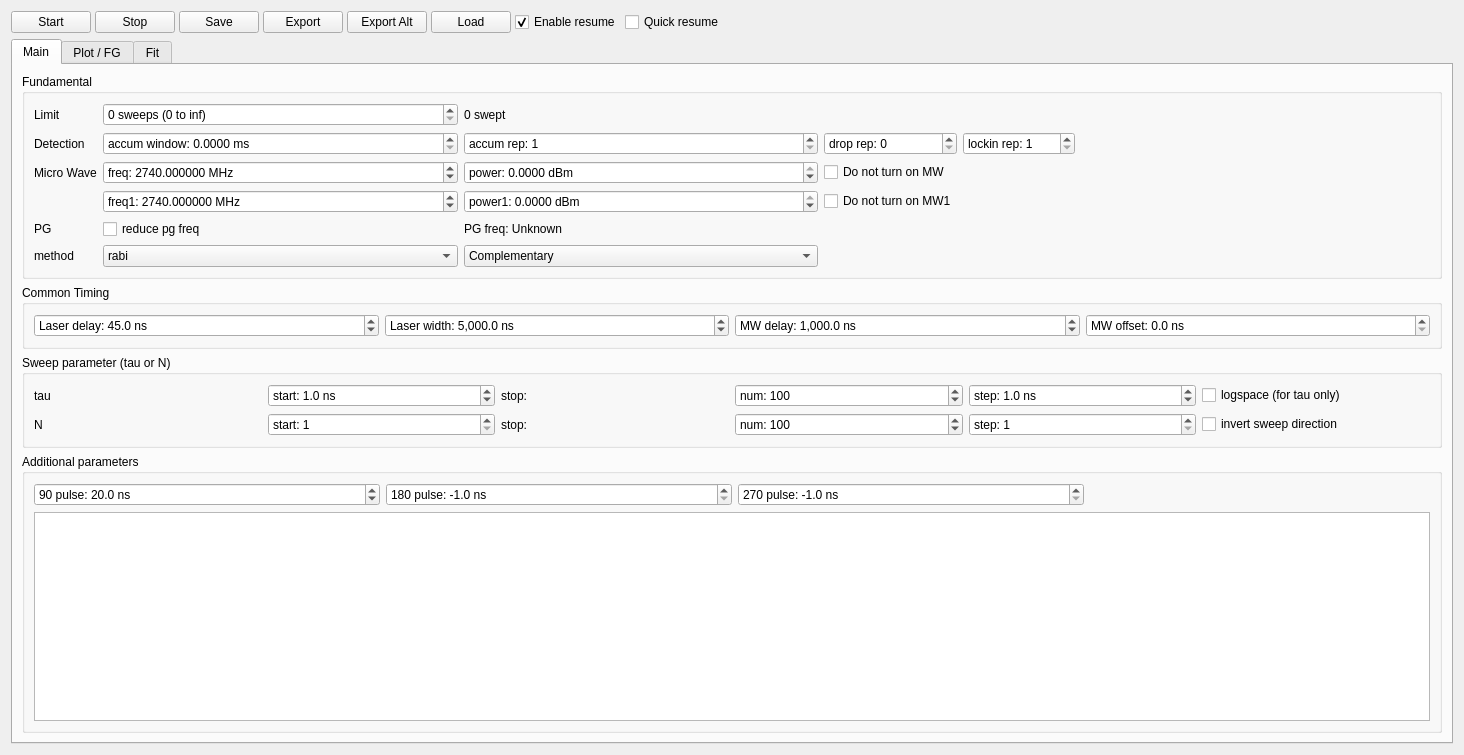
<?xml version="1.0" encoding="UTF-8"?>
<ui version="4.0">
 <class>SPODMR</class>
 <widget class="QWidget" name="SPODMR">
  <property name="geometry">
   <rect>
    <x>0</x>
    <y>0</y>
    <width>1464</width>
    <height>755</height>
   </rect>
  </property>
  <property name="windowTitle">
   <string>Form</string>
  </property>
  <layout class="QHBoxLayout" name="horizontalLayout_2">
   <item>
    <layout class="QVBoxLayout" name="verticalLayout_3">
     <item>
      <layout class="QHBoxLayout" name="horizontalLayout">
       <property name="spacing">
        <number>4</number>
       </property>
       <item>
        <widget class="QPushButton" name="startButton">
         <property name="text">
          <string>Start</string>
         </property>
        </widget>
       </item>
       <item>
        <widget class="QPushButton" name="stopButton">
         <property name="text">
          <string>Stop</string>
         </property>
        </widget>
       </item>
       <item>
        <widget class="QPushButton" name="saveButton">
         <property name="text">
          <string>Save</string>
         </property>
        </widget>
       </item>
       <item>
        <widget class="QPushButton" name="exportButton">
         <property name="text">
          <string>Export</string>
         </property>
        </widget>
       </item>
       <item>
        <widget class="QPushButton" name="exportaltButton">
         <property name="text">
          <string>Export Alt</string>
         </property>
        </widget>
       </item>
       <item>
        <widget class="QPushButton" name="loadButton">
         <property name="text">
          <string>Load</string>
         </property>
        </widget>
       </item>
       <item>
        <widget class="QCheckBox" name="enableresumeBox">
         <property name="text">
          <string>Enable resume</string>
         </property>
         <property name="checked">
          <bool>true</bool>
         </property>
        </widget>
       </item>
       <item>
        <widget class="QCheckBox" name="quickresumeBox">
         <property name="text">
          <string>Quick resume</string>
         </property>
        </widget>
       </item>
       <item>
        <spacer name="horizontalSpacer">
         <property name="orientation">
          <enum>Qt::Horizontal</enum>
         </property>
         <property name="sizeHint" stdset="0">
          <size>
           <width>40</width>
           <height>20</height>
          </size>
         </property>
        </spacer>
       </item>
      </layout>
     </item>
     <item>
      <widget class="QTabWidget" name="tabWidget">
       <property name="sizePolicy">
        <sizepolicy hsizetype="Preferred" vsizetype="Expanding">
         <horstretch>0</horstretch>
         <verstretch>0</verstretch>
        </sizepolicy>
       </property>
       <property name="accessibleName">
        <string/>
       </property>
       <property name="tabShape">
        <enum>QTabWidget::Rounded</enum>
       </property>
       <property name="currentIndex">
        <number>0</number>
       </property>
       <widget class="QWidget" name="mainTab">
        <attribute name="title">
         <string>Main</string>
        </attribute>
        <layout class="QVBoxLayout" name="verticalLayout">
         <item>
          <widget class="QGroupBox" name="groupBox_2">
           <property name="title">
            <string>Fundamental</string>
           </property>
           <layout class="QGridLayout" name="gridLayout_2">
            <item row="1" column="0">
             <widget class="QLabel" name="label">
              <property name="text">
               <string>Detection</string>
              </property>
             </widget>
            </item>
            <item row="5" column="2">
             <widget class="QComboBox" name="partialBox">
              <property name="sizePolicy">
               <sizepolicy hsizetype="MinimumExpanding" vsizetype="Fixed">
                <horstretch>0</horstretch>
                <verstretch>0</verstretch>
               </sizepolicy>
              </property>
              <item>
               <property name="text">
                <string>Complementary</string>
               </property>
              </item>
              <item>
               <property name="text">
                <string>Pattern 0 only</string>
               </property>
              </item>
              <item>
               <property name="text">
                <string>Pattern 1 only</string>
               </property>
              </item>
              <item>
               <property name="text">
                <string>Lockin</string>
               </property>
              </item>
             </widget>
            </item>
            <item row="2" column="3">
             <widget class="QCheckBox" name="nomwBox">
              <property name="text">
               <string>Do not turn on MW</string>
              </property>
             </widget>
            </item>
            <item row="4" column="1">
             <widget class="QCheckBox" name="reduceBox">
              <property name="text">
               <string>reduce pg freq</string>
              </property>
             </widget>
            </item>
            <item row="0" column="1">
             <widget class="QSpinBox" name="sweepsBox">
              <property name="enabled">
               <bool>true</bool>
              </property>
              <property name="sizePolicy">
               <sizepolicy hsizetype="MinimumExpanding" vsizetype="Fixed">
                <horstretch>0</horstretch>
                <verstretch>0</verstretch>
               </sizepolicy>
              </property>
              <property name="suffix">
               <string> sweeps (0 to inf)</string>
              </property>
              <property name="prefix">
               <string/>
              </property>
              <property name="minimum">
               <number>0</number>
              </property>
              <property name="maximum">
               <number>999999999</number>
              </property>
              <property name="value">
               <number>0</number>
              </property>
             </widget>
            </item>
            <item row="4" column="2">
             <widget class="QLabel" name="pgfreqLabel">
              <property name="text">
               <string>PG freq: Unknown</string>
              </property>
             </widget>
            </item>
            <item row="5" column="1">
             <widget class="QComboBox" name="methodBox">
              <item>
               <property name="text">
                <string>rabi</string>
               </property>
              </item>
             </widget>
            </item>
            <item row="2" column="2">
             <widget class="QDoubleSpinBox" name="powerBox">
              <property name="sizePolicy">
               <sizepolicy hsizetype="MinimumExpanding" vsizetype="Fixed">
                <horstretch>0</horstretch>
                <verstretch>0</verstretch>
               </sizepolicy>
              </property>
              <property name="prefix">
               <string>power: </string>
              </property>
              <property name="suffix">
               <string> dBm</string>
              </property>
              <property name="decimals">
               <number>4</number>
              </property>
              <property name="minimum">
               <double>-65.000000000000000</double>
              </property>
              <property name="maximum">
               <double>0.000000000000000</double>
              </property>
              <property name="value">
               <double>0.000000000000000</double>
              </property>
             </widget>
            </item>
            <item row="2" column="1">
             <widget class="QDoubleSpinBox" name="freqBox">
              <property name="sizePolicy">
               <sizepolicy hsizetype="MinimumExpanding" vsizetype="Fixed">
                <horstretch>0</horstretch>
                <verstretch>0</verstretch>
               </sizepolicy>
              </property>
              <property name="prefix">
               <string>freq: </string>
              </property>
              <property name="suffix">
               <string> MHz</string>
              </property>
              <property name="decimals">
               <number>6</number>
              </property>
              <property name="minimum">
               <double>1.000000000000000</double>
              </property>
              <property name="maximum">
               <double>3000.000000000000000</double>
              </property>
              <property name="singleStep">
               <double>10.000000000000000</double>
              </property>
              <property name="value">
               <double>2740.000000000000000</double>
              </property>
             </widget>
            </item>
            <item row="1" column="1">
             <widget class="QDoubleSpinBox" name="accumwindowBox">
              <property name="prefix">
               <string>accum window: </string>
              </property>
              <property name="suffix">
               <string> ms</string>
              </property>
              <property name="decimals">
               <number>4</number>
              </property>
             </widget>
            </item>
            <item row="5" column="0">
             <widget class="QLabel" name="label_5">
              <property name="text">
               <string>method</string>
              </property>
             </widget>
            </item>
            <item row="3" column="1">
             <widget class="QDoubleSpinBox" name="freq1Box">
              <property name="prefix">
               <string>freq1: </string>
              </property>
              <property name="suffix">
               <string> MHz</string>
              </property>
              <property name="decimals">
               <number>6</number>
              </property>
              <property name="maximum">
               <double>3000.000000000000000</double>
              </property>
              <property name="singleStep">
               <double>10.000000000000000</double>
              </property>
              <property name="value">
               <double>2740.000000000000000</double>
              </property>
             </widget>
            </item>
            <item row="3" column="3">
             <widget class="QCheckBox" name="nomw1Box">
              <property name="text">
               <string>Do not turn on MW1</string>
              </property>
             </widget>
            </item>
            <item row="0" column="2">
             <widget class="QLabel" name="sweptLabel">
              <property name="text">
               <string>0 swept</string>
              </property>
             </widget>
            </item>
            <item row="2" column="0">
             <widget class="QLabel" name="label_6">
              <property name="text">
               <string>Micro Wave</string>
              </property>
             </widget>
            </item>
            <item row="4" column="0">
             <widget class="QLabel" name="label_10">
              <property name="text">
               <string>PG</string>
              </property>
             </widget>
            </item>
            <item row="1" column="4">
             <widget class="QSpinBox" name="lockinrepBox">
              <property name="prefix">
               <string>lockin rep: </string>
              </property>
              <property name="minimum">
               <number>1</number>
              </property>
              <property name="maximum">
               <number>9999</number>
              </property>
             </widget>
            </item>
            <item row="1" column="5">
             <spacer name="horizontalSpacer_10">
              <property name="orientation">
               <enum>Qt::Horizontal</enum>
              </property>
              <property name="sizeHint" stdset="0">
               <size>
                <width>40</width>
                <height>20</height>
               </size>
              </property>
             </spacer>
            </item>
            <item row="3" column="2">
             <widget class="QDoubleSpinBox" name="power1Box">
              <property name="prefix">
               <string>power1: </string>
              </property>
              <property name="suffix">
               <string> dBm</string>
              </property>
              <property name="decimals">
               <number>4</number>
              </property>
              <property name="minimum">
               <double>-65.000000000000000</double>
              </property>
              <property name="maximum">
               <double>0.000000000000000</double>
              </property>
             </widget>
            </item>
            <item row="1" column="2">
             <widget class="QSpinBox" name="accumrepBox">
              <property name="prefix">
               <string>accum rep: </string>
              </property>
              <property name="minimum">
               <number>1</number>
              </property>
              <property name="maximum">
               <number>1000</number>
              </property>
             </widget>
            </item>
            <item row="0" column="0">
             <widget class="QLabel" name="label_12">
              <property name="text">
               <string>Limit</string>
              </property>
             </widget>
            </item>
            <item row="1" column="3">
             <widget class="QSpinBox" name="droprepBox">
              <property name="prefix">
               <string>drop rep: </string>
              </property>
             </widget>
            </item>
           </layout>
          </widget>
         </item>
         <item>
          <widget class="QGroupBox" name="groupBox">
           <property name="title">
            <string>Common Timing</string>
           </property>
           <layout class="QGridLayout" name="gridLayout_6">
            <item row="0" column="3">
             <widget class="QDoubleSpinBox" name="moffsetBox">
              <property name="toolTip">
               <string>Local (per unit pattern) offset for all MW channels</string>
              </property>
              <property name="showGroupSeparator" stdset="0">
               <bool>true</bool>
              </property>
              <property name="prefix">
               <string>MW offset: </string>
              </property>
              <property name="suffix">
               <string> ns</string>
              </property>
              <property name="decimals">
               <number>1</number>
              </property>
              <property name="maximum">
               <double>999999999.000000000000000</double>
              </property>
              <property name="singleStep">
               <double>0.500000000000000</double>
              </property>
             </widget>
            </item>
            <item row="0" column="0">
             <widget class="QDoubleSpinBox" name="ldelayBox">
              <property name="toolTip">
               <string>Delay between MW pattern end and laser pulse start</string>
              </property>
              <property name="showGroupSeparator" stdset="0">
               <bool>true</bool>
              </property>
              <property name="prefix">
               <string>Laser delay: </string>
              </property>
              <property name="suffix">
               <string> ns</string>
              </property>
              <property name="decimals">
               <number>1</number>
              </property>
              <property name="maximum">
               <double>999999999.000000000000000</double>
              </property>
              <property name="singleStep">
               <double>0.500000000000000</double>
              </property>
              <property name="value">
               <double>45.000000000000000</double>
              </property>
             </widget>
            </item>
            <item row="0" column="2">
             <widget class="QDoubleSpinBox" name="mdelayBox">
              <property name="toolTip">
               <string>Delay between laser pulse end and MW pattern start</string>
              </property>
              <property name="showGroupSeparator" stdset="0">
               <bool>true</bool>
              </property>
              <property name="prefix">
               <string>MW delay: </string>
              </property>
              <property name="suffix">
               <string> ns</string>
              </property>
              <property name="decimals">
               <number>1</number>
              </property>
              <property name="maximum">
               <double>999999999.000000000000000</double>
              </property>
              <property name="singleStep">
               <double>0.500000000000000</double>
              </property>
              <property name="value">
               <double>1000.000000000000000</double>
              </property>
             </widget>
            </item>
            <item row="0" column="1">
             <widget class="QDoubleSpinBox" name="lwidthBox">
              <property name="showGroupSeparator" stdset="0">
               <bool>true</bool>
              </property>
              <property name="prefix">
               <string>Laser width: </string>
              </property>
              <property name="suffix">
               <string> ns</string>
              </property>
              <property name="decimals">
               <number>1</number>
              </property>
              <property name="maximum">
               <double>999999999.000000000000000</double>
              </property>
              <property name="singleStep">
               <double>0.500000000000000</double>
              </property>
              <property name="value">
               <double>5000.000000000000000</double>
              </property>
             </widget>
            </item>
           </layout>
          </widget>
         </item>
         <item>
          <widget class="QGroupBox" name="groupBox_5">
           <property name="title">
            <string>Sweep parameter (tau or N)</string>
           </property>
           <layout class="QGridLayout" name="gridLayout_3">
            <item row="1" column="1">
             <widget class="QSpinBox" name="NstartBox">
              <property name="showGroupSeparator" stdset="0">
               <bool>true</bool>
              </property>
              <property name="suffix">
               <string/>
              </property>
              <property name="prefix">
               <string>start: </string>
              </property>
              <property name="minimum">
               <number>1</number>
              </property>
              <property name="maximum">
               <number>9999999</number>
              </property>
             </widget>
            </item>
            <item row="0" column="2">
             <widget class="QLabel" name="stopLabel">
              <property name="text">
               <string>stop:</string>
              </property>
              <property name="alignment">
               <set>Qt::AlignLeading|Qt::AlignLeft|Qt::AlignVCenter</set>
              </property>
             </widget>
            </item>
            <item row="0" column="5">
             <widget class="QCheckBox" name="logBox">
              <property name="text">
               <string>logspace (for tau only)</string>
              </property>
             </widget>
            </item>
            <item row="1" column="2">
             <widget class="QLabel" name="NstopLabel">
              <property name="text">
               <string>stop:</string>
              </property>
              <property name="alignment">
               <set>Qt::AlignLeading|Qt::AlignLeft|Qt::AlignVCenter</set>
              </property>
             </widget>
            </item>
            <item row="0" column="3">
             <widget class="QSpinBox" name="numBox">
              <property name="showGroupSeparator" stdset="0">
               <bool>true</bool>
              </property>
              <property name="suffix">
               <string/>
              </property>
              <property name="prefix">
               <string>num: </string>
              </property>
              <property name="minimum">
               <number>1</number>
              </property>
              <property name="maximum">
               <number>999999999</number>
              </property>
              <property name="value">
               <number>100</number>
              </property>
             </widget>
            </item>
            <item row="0" column="1">
             <widget class="QDoubleSpinBox" name="startBox">
              <property name="showGroupSeparator" stdset="0">
               <bool>true</bool>
              </property>
              <property name="prefix">
               <string>start: </string>
              </property>
              <property name="suffix">
               <string> ns</string>
              </property>
              <property name="decimals">
               <number>1</number>
              </property>
              <property name="maximum">
               <double>100000000.000000000000000</double>
              </property>
              <property name="singleStep">
               <double>0.500000000000000</double>
              </property>
              <property name="value">
               <double>1.000000000000000</double>
              </property>
             </widget>
            </item>
            <item row="1" column="4">
             <widget class="QSpinBox" name="NstepBox">
              <property name="showGroupSeparator" stdset="0">
               <bool>true</bool>
              </property>
              <property name="suffix">
               <string/>
              </property>
              <property name="prefix">
               <string>step: </string>
              </property>
              <property name="minimum">
               <number>1</number>
              </property>
              <property name="maximum">
               <number>9999999</number>
              </property>
              <property name="value">
               <number>1</number>
              </property>
             </widget>
            </item>
            <item row="0" column="4">
             <widget class="QDoubleSpinBox" name="stepBox">
              <property name="showGroupSeparator" stdset="0">
               <bool>true</bool>
              </property>
              <property name="prefix">
               <string>step: </string>
              </property>
              <property name="suffix">
               <string> ns</string>
              </property>
              <property name="decimals">
               <number>1</number>
              </property>
              <property name="maximum">
               <double>100000000.000000000000000</double>
              </property>
              <property name="singleStep">
               <double>0.500000000000000</double>
              </property>
              <property name="value">
               <double>1.000000000000000</double>
              </property>
             </widget>
            </item>
            <item row="1" column="3">
             <widget class="QSpinBox" name="NnumBox">
              <property name="showGroupSeparator" stdset="0">
               <bool>true</bool>
              </property>
              <property name="suffix">
               <string/>
              </property>
              <property name="prefix">
               <string>num: </string>
              </property>
              <property name="minimum">
               <number>2</number>
              </property>
              <property name="maximum">
               <number>999999999</number>
              </property>
              <property name="value">
               <number>100</number>
              </property>
             </widget>
            </item>
            <item row="0" column="0">
             <widget class="QLabel" name="label_9">
              <property name="text">
               <string>tau</string>
              </property>
             </widget>
            </item>
            <item row="1" column="5">
             <widget class="QCheckBox" name="invertsweepBox">
              <property name="text">
               <string>invert sweep direction</string>
              </property>
             </widget>
            </item>
            <item row="1" column="0">
             <widget class="QLabel" name="label_4">
              <property name="text">
               <string>N</string>
              </property>
             </widget>
            </item>
           </layout>
          </widget>
         </item>
         <item>
          <widget class="QGroupBox" name="groupBox_4">
           <property name="title">
            <string>Additional parameters</string>
           </property>
           <layout class="QVBoxLayout" name="verticalLayout_4">
            <item>
             <layout class="QHBoxLayout" name="horizontalLayout_3">
              <item>
               <widget class="QDoubleSpinBox" name="t90pulseBox">
                <property name="sizePolicy">
                 <sizepolicy hsizetype="MinimumExpanding" vsizetype="Fixed">
                  <horstretch>0</horstretch>
                  <verstretch>0</verstretch>
                 </sizepolicy>
                </property>
                <property name="showGroupSeparator" stdset="0">
                 <bool>true</bool>
                </property>
                <property name="prefix">
                 <string>90 pulse: </string>
                </property>
                <property name="suffix">
                 <string> ns</string>
                </property>
                <property name="decimals">
                 <number>1</number>
                </property>
                <property name="maximum">
                 <double>10000.000000000000000</double>
                </property>
                <property name="value">
                 <double>20.000000000000000</double>
                </property>
               </widget>
              </item>
              <item>
               <widget class="QDoubleSpinBox" name="t180pulseBox">
                <property name="sizePolicy">
                 <sizepolicy hsizetype="MinimumExpanding" vsizetype="Fixed">
                  <horstretch>0</horstretch>
                  <verstretch>0</verstretch>
                 </sizepolicy>
                </property>
                <property name="toolTip">
                 <string>negative value implies 90 pulse x 2</string>
                </property>
                <property name="showGroupSeparator" stdset="0">
                 <bool>true</bool>
                </property>
                <property name="prefix">
                 <string>180 pulse: </string>
                </property>
                <property name="suffix">
                 <string> ns</string>
                </property>
                <property name="decimals">
                 <number>1</number>
                </property>
                <property name="minimum">
                 <double>-1.000000000000000</double>
                </property>
                <property name="maximum">
                 <double>10000.000000000000000</double>
                </property>
                <property name="value">
                 <double>-1.000000000000000</double>
                </property>
               </widget>
              </item>
              <item>
               <widget class="QDoubleSpinBox" name="t270pulseBox">
                <property name="sizePolicy">
                 <sizepolicy hsizetype="MinimumExpanding" vsizetype="Fixed">
                  <horstretch>0</horstretch>
                  <verstretch>0</verstretch>
                 </sizepolicy>
                </property>
                <property name="toolTip">
                 <string>negative value implies 90 pulse x 3</string>
                </property>
                <property name="showGroupSeparator" stdset="0">
                 <bool>true</bool>
                </property>
                <property name="prefix">
                 <string>270 pulse: </string>
                </property>
                <property name="suffix">
                 <string> ns</string>
                </property>
                <property name="decimals">
                 <number>1</number>
                </property>
                <property name="minimum">
                 <double>-1.000000000000000</double>
                </property>
                <property name="maximum">
                 <double>10000.000000000000000</double>
                </property>
                <property name="value">
                 <double>-1.000000000000000</double>
                </property>
               </widget>
              </item>
              <item>
               <spacer name="horizontalSpacer_5">
                <property name="orientation">
                 <enum>Qt::Horizontal</enum>
                </property>
                <property name="sizeHint" stdset="0">
                 <size>
                  <width>40</width>
                  <height>20</height>
                 </size>
                </property>
               </spacer>
              </item>
             </layout>
            </item>
            <item>
             <widget class="ParamTable" name="paramTable"/>
            </item>
           </layout>
          </widget>
         </item>
        </layout>
       </widget>
       <widget class="QWidget" name="extraTab">
        <attribute name="title">
         <string>Plot / FG</string>
        </attribute>
        <layout class="QVBoxLayout" name="verticalLayout_2">
         <item>
          <widget class="QGroupBox" name="groupBox_3">
           <property name="title">
            <string>Plot</string>
           </property>
           <layout class="QGridLayout" name="gridLayout">
            <item row="0" column="0">
             <widget class="QCheckBox" name="plotenableBox">
              <property name="text">
               <string>enable edit</string>
              </property>
             </widget>
            </item>
            <item row="1" column="4">
             <spacer name="horizontalSpacer_4">
              <property name="orientation">
               <enum>Qt::Horizontal</enum>
              </property>
              <property name="sizeHint" stdset="0">
               <size>
                <width>40</width>
                <height>20</height>
               </size>
              </property>
             </spacer>
            </item>
            <item row="1" column="2">
             <widget class="QLabel" name="label_2">
              <property name="text">
               <string>tau mode (x axis)</string>
              </property>
             </widget>
            </item>
            <item row="3" column="0">
             <widget class="QLabel" name="label_14">
              <property name="text">
               <string>transform</string>
              </property>
             </widget>
            </item>
            <item row="1" column="1">
             <widget class="QComboBox" name="plotmodeBox">
              <property name="sizePolicy">
               <sizepolicy hsizetype="MinimumExpanding" vsizetype="Fixed">
                <horstretch>0</horstretch>
                <verstretch>0</verstretch>
               </sizepolicy>
              </property>
              <item>
               <property name="text">
                <string>data01</string>
               </property>
              </item>
              <item>
               <property name="text">
                <string>data0</string>
               </property>
              </item>
              <item>
               <property name="text">
                <string>data1</string>
               </property>
              </item>
              <item>
               <property name="text">
                <string>diff</string>
               </property>
              </item>
              <item>
               <property name="text">
                <string>average</string>
               </property>
              </item>
              <item>
               <property name="text">
                <string>normalize-data0</string>
               </property>
              </item>
              <item>
               <property name="text">
                <string>normalize-data1</string>
               </property>
              </item>
              <item>
               <property name="text">
                <string>normalize</string>
               </property>
              </item>
              <item>
               <property name="text">
                <string>normalize1</string>
               </property>
              </item>
              <item>
               <property name="text">
                <string>concatenate</string>
               </property>
              </item>
             </widget>
            </item>
            <item row="2" column="3">
             <widget class="QComboBox" name="complexBox">
              <item>
               <property name="text">
                <string>real</string>
               </property>
              </item>
              <item>
               <property name="text">
                <string>imag</string>
               </property>
              </item>
              <item>
               <property name="text">
                <string>abs</string>
               </property>
              </item>
              <item>
               <property name="text">
                <string>angle</string>
               </property>
              </item>
             </widget>
            </item>
            <item row="3" column="1">
             <widget class="QCheckBox" name="logXBox">
              <property name="text">
               <string>log X</string>
              </property>
             </widget>
            </item>
            <item row="2" column="1">
             <widget class="SpinBox" name="offsetBox">
              <property name="prefix">
               <string>offset: </string>
              </property>
             </widget>
            </item>
            <item row="1" column="3">
             <widget class="QComboBox" name="taumodeBox">
              <property name="sizePolicy">
               <sizepolicy hsizetype="MinimumExpanding" vsizetype="Fixed">
                <horstretch>0</horstretch>
                <verstretch>0</verstretch>
               </sizepolicy>
              </property>
              <item>
               <property name="text">
                <string>raw</string>
               </property>
              </item>
              <item>
               <property name="text">
                <string>total</string>
               </property>
              </item>
              <item>
               <property name="text">
                <string>freq</string>
               </property>
              </item>
              <item>
               <property name="text">
                <string>index</string>
               </property>
              </item>
             </widget>
            </item>
            <item row="1" column="0">
             <widget class="QLabel" name="label_8">
              <property name="text">
               <string>mode</string>
              </property>
             </widget>
            </item>
            <item row="2" column="2">
             <widget class="QLabel" name="label_7">
              <property name="text">
               <string>Complex conv</string>
              </property>
             </widget>
            </item>
            <item row="3" column="3">
             <widget class="QCheckBox" name="flipYBox">
              <property name="text">
               <string>flip Y</string>
              </property>
             </widget>
            </item>
            <item row="2" column="0">
             <widget class="QCheckBox" name="normalizeBox">
              <property name="text">
               <string>normalize</string>
              </property>
              <property name="checked">
               <bool>true</bool>
              </property>
             </widget>
            </item>
            <item row="3" column="2">
             <widget class="QCheckBox" name="logYBox">
              <property name="text">
               <string>log Y</string>
              </property>
             </widget>
            </item>
           </layout>
          </widget>
         </item>
         <item>
          <widget class="QGroupBox" name="fgGroupBox">
           <property name="enabled">
            <bool>true</bool>
           </property>
           <property name="title">
            <string>Function Generator</string>
           </property>
           <layout class="QVBoxLayout" name="verticalLayout_5">
            <item>
             <layout class="QHBoxLayout" name="horizontalLayout_8">
              <item>
               <widget class="QRadioButton" name="fg_disableButton">
                <property name="text">
                 <string>Disable</string>
                </property>
               </widget>
              </item>
              <item>
               <widget class="QRadioButton" name="fg_cwButton">
                <property name="text">
                 <string>CW</string>
                </property>
               </widget>
              </item>
              <item>
               <widget class="QRadioButton" name="fg_gateButton">
                <property name="text">
                 <string>Gate</string>
                </property>
               </widget>
              </item>
              <item>
               <spacer name="horizontalSpacer_8">
                <property name="orientation">
                 <enum>Qt::Horizontal</enum>
                </property>
                <property name="sizeHint" stdset="0">
                 <size>
                  <width>40</width>
                  <height>20</height>
                 </size>
                </property>
               </spacer>
              </item>
             </layout>
            </item>
            <item>
             <layout class="QHBoxLayout" name="horizontalLayout_9">
              <item>
               <widget class="QComboBox" name="fg_waveBox">
                <property name="minimumSize">
                 <size>
                  <width>80</width>
                  <height>0</height>
                 </size>
                </property>
                <item>
                 <property name="text">
                  <string>Sinusoid</string>
                 </property>
                </item>
                <item>
                 <property name="text">
                  <string>Square</string>
                 </property>
                </item>
               </widget>
              </item>
              <item>
               <widget class="QDoubleSpinBox" name="fg_amplBox">
                <property name="sizePolicy">
                 <sizepolicy hsizetype="Minimum" vsizetype="Fixed">
                  <horstretch>0</horstretch>
                  <verstretch>0</verstretch>
                 </sizepolicy>
                </property>
                <property name="minimumSize">
                 <size>
                  <width>150</width>
                  <height>0</height>
                 </size>
                </property>
                <property name="prefix">
                 <string>amplitude: </string>
                </property>
                <property name="suffix">
                 <string> Vpp</string>
                </property>
                <property name="decimals">
                 <number>4</number>
                </property>
                <property name="minimum">
                 <double>0.000000000000000</double>
                </property>
                <property name="maximum">
                 <double>20.000000000000000</double>
                </property>
                <property name="singleStep">
                 <double>0.100000000000000</double>
                </property>
                <property name="value">
                 <double>0.000000000000000</double>
                </property>
               </widget>
              </item>
              <item>
               <widget class="QDoubleSpinBox" name="fg_phaseBox">
                <property name="minimumSize">
                 <size>
                  <width>150</width>
                  <height>0</height>
                 </size>
                </property>
                <property name="prefix">
                 <string>phase: </string>
                </property>
                <property name="suffix">
                 <string> deg</string>
                </property>
                <property name="decimals">
                 <number>4</number>
                </property>
                <property name="minimum">
                 <double>0.000000000000000</double>
                </property>
                <property name="maximum">
                 <double>360.000000000000000</double>
                </property>
                <property name="singleStep">
                 <double>0.100000000000000</double>
                </property>
                <property name="value">
                 <double>0.000000000000000</double>
                </property>
               </widget>
              </item>
              <item>
               <spacer name="horizontalSpacer_9">
                <property name="orientation">
                 <enum>Qt::Horizontal</enum>
                </property>
                <property name="sizeHint" stdset="0">
                 <size>
                  <width>40</width>
                  <height>20</height>
                 </size>
                </property>
               </spacer>
              </item>
             </layout>
            </item>
            <item>
             <layout class="QHBoxLayout" name="horizontalLayout_13">
              <item>
               <widget class="QDoubleSpinBox" name="fg_freqBox">
                <property name="minimumSize">
                 <size>
                  <width>150</width>
                  <height>0</height>
                 </size>
                </property>
                <property name="prefix">
                 <string>freq: </string>
                </property>
                <property name="suffix">
                 <string> kHz</string>
                </property>
                <property name="decimals">
                 <number>9</number>
                </property>
                <property name="minimum">
                 <double>0.000001000000000</double>
                </property>
                <property name="maximum">
                 <double>200.000000000000000</double>
                </property>
                <property name="singleStep">
                 <double>1.000000000000000</double>
                </property>
                <property name="value">
                 <double>1.000000000000000</double>
                </property>
               </widget>
              </item>
              <item>
               <spacer name="horizontalSpacer_12">
                <property name="orientation">
                 <enum>Qt::Horizontal</enum>
                </property>
                <property name="sizeHint" stdset="0">
                 <size>
                  <width>40</width>
                  <height>20</height>
                 </size>
                </property>
               </spacer>
              </item>
             </layout>
            </item>
           </layout>
          </widget>
         </item>
         <item>
          <spacer name="verticalSpacer">
           <property name="orientation">
            <enum>Qt::Vertical</enum>
           </property>
           <property name="sizeHint" stdset="0">
            <size>
             <width>20</width>
             <height>40</height>
            </size>
           </property>
          </spacer>
         </item>
        </layout>
       </widget>
       <widget class="QWidget" name="fiTab">
        <attribute name="title">
         <string>Fit</string>
        </attribute>
       </widget>
      </widget>
     </item>
    </layout>
   </item>
  </layout>
 </widget>
 <customwidgets>
  <customwidget>
   <class>ParamTable</class>
   <extends>QTableWidget</extends>
   <header>mahos.gui.param</header>
  </customwidget>
  <customwidget>
   <class>SpinBox</class>
   <extends>QDoubleSpinBox</extends>
   <header>pyqtgraph</header>
  </customwidget>
 </customwidgets>
 <tabstops>
  <tabstop>startButton</tabstop>
  <tabstop>stopButton</tabstop>
  <tabstop>saveButton</tabstop>
  <tabstop>exportButton</tabstop>
  <tabstop>exportaltButton</tabstop>
  <tabstop>loadButton</tabstop>
  <tabstop>enableresumeBox</tabstop>
  <tabstop>quickresumeBox</tabstop>
  <tabstop>tabWidget</tabstop>
  <tabstop>sweepsBox</tabstop>
  <tabstop>accumwindowBox</tabstop>
  <tabstop>accumrepBox</tabstop>
  <tabstop>droprepBox</tabstop>
  <tabstop>lockinrepBox</tabstop>
  <tabstop>freqBox</tabstop>
  <tabstop>powerBox</tabstop>
  <tabstop>nomwBox</tabstop>
  <tabstop>freq1Box</tabstop>
  <tabstop>power1Box</tabstop>
  <tabstop>nomw1Box</tabstop>
  <tabstop>reduceBox</tabstop>
  <tabstop>methodBox</tabstop>
  <tabstop>partialBox</tabstop>
  <tabstop>ldelayBox</tabstop>
  <tabstop>lwidthBox</tabstop>
  <tabstop>mdelayBox</tabstop>
  <tabstop>moffsetBox</tabstop>
  <tabstop>startBox</tabstop>
  <tabstop>numBox</tabstop>
  <tabstop>stepBox</tabstop>
  <tabstop>logBox</tabstop>
  <tabstop>NstartBox</tabstop>
  <tabstop>NnumBox</tabstop>
  <tabstop>NstepBox</tabstop>
  <tabstop>invertsweepBox</tabstop>
  <tabstop>t90pulseBox</tabstop>
  <tabstop>t180pulseBox</tabstop>
  <tabstop>t270pulseBox</tabstop>
  <tabstop>paramTable</tabstop>
  <tabstop>plotenableBox</tabstop>
  <tabstop>plotmodeBox</tabstop>
  <tabstop>taumodeBox</tabstop>
  <tabstop>normalizeBox</tabstop>
  <tabstop>offsetBox</tabstop>
  <tabstop>complexBox</tabstop>
  <tabstop>logXBox</tabstop>
  <tabstop>logYBox</tabstop>
  <tabstop>flipYBox</tabstop>
  <tabstop>fg_disableButton</tabstop>
  <tabstop>fg_cwButton</tabstop>
  <tabstop>fg_gateButton</tabstop>
  <tabstop>fg_waveBox</tabstop>
  <tabstop>fg_amplBox</tabstop>
  <tabstop>fg_phaseBox</tabstop>
  <tabstop>fg_freqBox</tabstop>
 </tabstops>
 <resources/>
 <connections/>
</ui>
